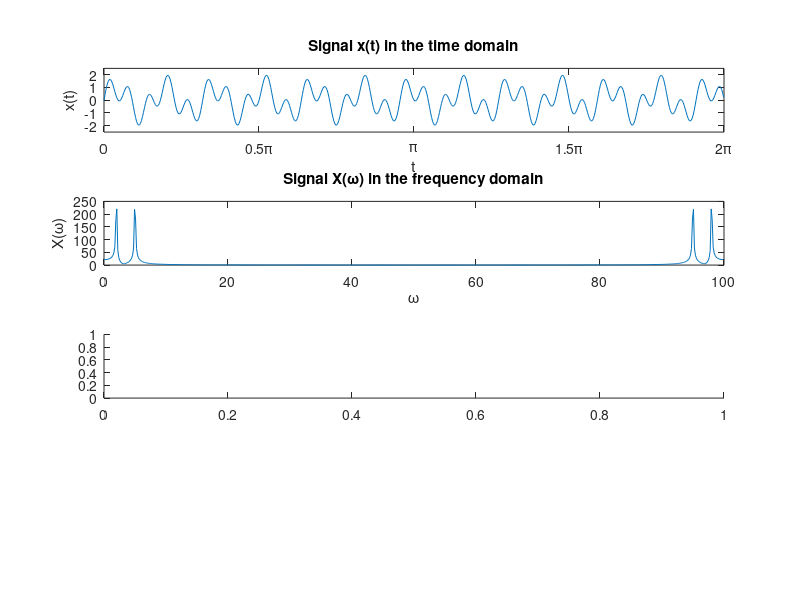

This figure's MATLAB source: (Note: this script raises an error after producing the figure.)
%% Filtering in matlab.
clc;
close all;
clear;

%% Frequency Space -> Time Space

% Last time, we took time signals and moved them to the frequency space
% Today, let's go the other way around.

% Lets say I have a signal composed of two sinusoids. How can I separate
% out these two sinusoids from each other?

% We'll plot the signal first, just so we can see what's going on

% set up my time vector
fsampling = 100;
t = 0:1/fsampling:2*pi;

f1 = 2;
f2 = 5;
x1 = sin(2*pi*f1*t);
x2 = sin(2*pi*f2*t);
x = x1 + x2;

fig = figure;
set(fig, 'Position', [100 100 1366 768]); % sets size of figure; 1366x768

subplot(4,1,1);
plot(t, x);
xlim([0,2*pi]);
xticks([0:pi/2:2*pi])
xticklabels({'0','0.5\pi','\pi','1.5\pi','2\pi'})
ylim([-2.5,2.5]);
xlabel('t');
ylabel('x(t)');
title('Signal x(t) in the time domain')

% Well, that looks clear as mud.

%% Maybe it'll be clearer in the frequency space?

subplot(4,1,2);

L = length(x);
X = fft(x);
omega = ((0:length(X)-1)/length(X))*fsampling;

plot(omega, abs(X));

% Frequency plot here
% [peaks, locs] = findpeaks(-abs(X), omega);

xlabel('\omega');
ylabel('X(\omega)');
title('Signal X(\omega) in the frequency domain');

%% Filtering

% Well, what if I just cut off the peak I don't want?
% For simplicity, we'll just multiply by a rectangularPulse of the right
% size and shape

subplot(4,1,3);
cutoff = 3.1; %How would you find the right cutoff?

H = rectangularPulse(cutoff, fsampling-cutoff, omega);
filteredX = X.*H;
hold on
yyaxis left;
p1 = plot(omega, H, '--', 'DisplayName', 'Filter');
% Draw vertical lines
line([cutoff cutoff], [-0.5 1.5], 'Color',[0.5 0.5 0.5],'LineStyle','--');
line([fsampling-cutoff fsampling-cutoff], [-0.5,1.5], 'Color',[0.5 0.5 0.5] ,'LineStyle','--');
ylim([0, 1.25]);
xticks([cutoff, fsampling-cutoff]);
xlabel('\omega');
ylabel('X(\omega)');
yyaxis right;
ylabel('X(\omega)');
p2 = plot(omega, abs(filteredX), 'DisplayName', 'New X(\Omega)');
ylim([0 350]);
hold off
legend([p1 p2])
legend('show');
title('Filter and New Signal X(\Omega)')

%% Convert back to time domain.
% use the ifft function -> inverse fourier transform
% How does the ifft differ from fft?
subplot(4,1,4);
filtered_x = ifft(X.*H);
hold on
plot(t, x, 'DisplayName', 'x(t)', 'Color', [0.5 0.5 0.5], 'LineStyle', '--');
plot(t, filtered_x, 'DisplayName', 'Filtered x(t)');
hold off
xlim([0,pi]);
xticks([0:pi/2:2*pi])
xticklabels({'0','0.5\pi','\pi','1.5\pi','2\pi'})
ylim([-2.5,2.5]);
xlabel('t');
ylabel('x(t)');
title('Filtered signal x(t) in Time Domain');
legend('show');

saveas(fig, 'filtering', 'png')

% Your turn: Is this a high-pass filter or a low-pass filter?
% What happens when we alter the other peaks?
% What happens when we alter the phase of the frequency signal without changing the magnitude?
% How would you demostrate a band-pass filter?
% How realistic is this filter? (Take a look at matlab's filter function?)

%% Bonus: Let's introduce an element of noise

% use the function immse to compare the rms difference between two vectors

x_noisy = x1 + x2 + 0.5*randn(size(t));

%% Double Bonus:
% Other ways to get rid of noise?

